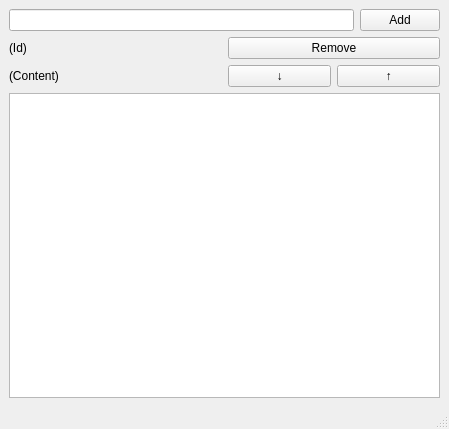
<?xml version="1.0" encoding="UTF-8"?>
<ui version="4.0">
 <class>Window</class>
 <widget class="QMainWindow" name="Window">
  <property name="geometry">
   <rect>
    <x>0</x>
    <y>0</y>
    <width>449</width>
    <height>429</height>
   </rect>
  </property>
  <property name="windowTitle">
   <string>TODO List</string>
  </property>
  <widget class="QWidget" name="centralwidget">
   <layout class="QVBoxLayout" name="verticalLayout_3">
    <item>
     <layout class="QHBoxLayout" name="horizontalLayout_3">
      <item>
       <widget class="QLineEdit" name="TodoInput"/>
      </item>
      <item>
       <widget class="QPushButton" name="AddButton">
        <property name="text">
         <string>Add</string>
        </property>
       </widget>
      </item>
     </layout>
    </item>
    <item>
     <layout class="QHBoxLayout" name="horizontalLayout_2">
      <item>
       <layout class="QVBoxLayout" name="verticalLayout">
        <item>
         <widget class="QLabel" name="IdLabel">
          <property name="text">
           <string>(Id)</string>
          </property>
         </widget>
        </item>
        <item>
         <widget class="QLabel" name="ContentLabel">
          <property name="text">
           <string>(Content)</string>
          </property>
         </widget>
        </item>
       </layout>
      </item>
      <item>
       <layout class="QVBoxLayout" name="verticalLayout_2">
        <item>
         <widget class="QPushButton" name="RemoveButton">
          <property name="text">
           <string>Remove</string>
          </property>
         </widget>
        </item>
        <item>
         <layout class="QHBoxLayout" name="horizontalLayout">
          <item>
           <widget class="QPushButton" name="DownButton">
            <property name="text">
             <string>↓</string>
            </property>
           </widget>
          </item>
          <item>
           <widget class="QPushButton" name="UpButton">
            <property name="text">
             <string>↑</string>
            </property>
           </widget>
          </item>
         </layout>
        </item>
       </layout>
      </item>
     </layout>
    </item>
    <item>
     <widget class="QListWidget" name="TodoList">
      <property name="sizePolicy">
       <sizepolicy hsizetype="MinimumExpanding" vsizetype="Expanding">
        <horstretch>0</horstretch>
        <verstretch>0</verstretch>
       </sizepolicy>
      </property>
     </widget>
    </item>
   </layout>
  </widget>
  <widget class="QMenuBar" name="menubar">
   <property name="geometry">
    <rect>
     <x>0</x>
     <y>0</y>
     <width>449</width>
     <height>35</height>
    </rect>
   </property>
  </widget>
  <widget class="QStatusBar" name="statusbar"/>
 </widget>
 <resources/>
 <connections/>
</ui>
